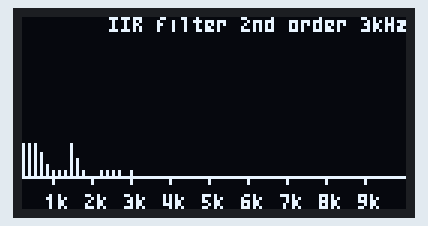
Recording of a sketch running on a simulated Arduino Uno, built with avr-gcc and run on an emulated ATmega328P. Parts: 128×64 one-colour display.

Above: at 0.49 s.
At 5.18 s:
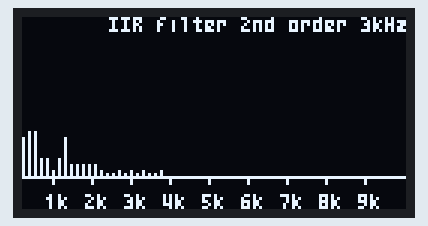
At 10.17 s:
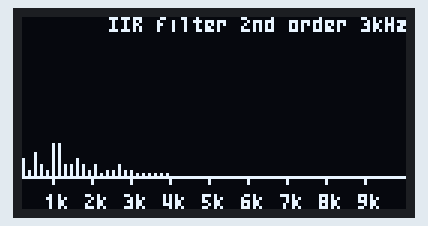
At 19.86 s:
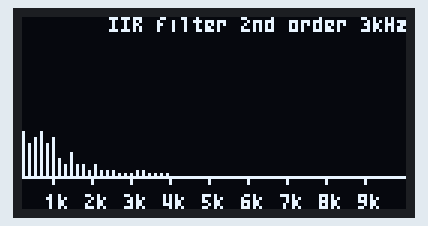
At 29.54 s:
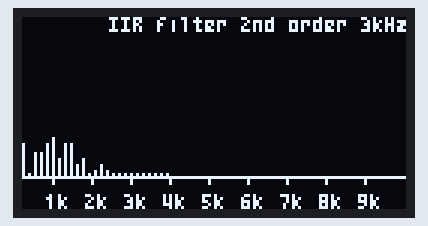
At 39.54 s:
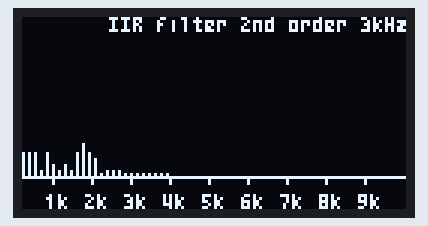

The sketch:

Filter_sweep_test_SpectrumDisplay_IIR.ino
```cpp
/*
  Digital filter spectrum bar graph display program
  This is a Raspberry Pi Pico that displays the results of IIR filtered signal processing as a bar graph on an OLED display.
  Specifically, a second-order Butterworth filter is implemented to display the spectrum of the filtered signal.
  IIR filter 2nd order 3kHz
  2024/06/18 JR3XNW
*/
#include <Arduino.h>
#include <U8g2lib.h>
#include <arduinoFFT.h> // v2.0.2

U8G2_SSD1306_128X64_NONAME_F_HW_I2C u8g2(U8G2_R0);
ArduinoFFT<double> FFT;  // v2.0.2 Explicit data types using templates

// フィルターの係数 (2次のバターワースフィルター)
const int filterOrder = 2;
double b[filterOrder + 1] = { 0.03478604, 0.06957207, 0.03478604 }; // 係数b
double a[filterOrder + 1] = { 1.0, -1.40750534, 0.54664949 }; // 係数a

double filterBufferX[filterOrder + 1] = {0.0};
double filterBufferY[filterOrder + 1] = {0.0};
const int samples = 128; // Number of FFT samples.
const float startFrequency = 100.0;  // Start frequency (Hz)
const float endFrequency = 10000.0;  // End frequency (Hz)

// IIRフィルターの実装
double iirFilter(double input) {
  // 入力をバッファに追加
  for (int i = filterOrder; i > 0; i--) {
    filterBufferX[i] = filterBufferX[i - 1];
    filterBufferY[i] = filterBufferY[i - 1];
  }
  filterBufferX[0] = input;

  // フィルター出力の計算
  double output = 0.0;
  for (int i = 0; i <= filterOrder; i++) {
    output += b[i] * filterBufferX[i];
    if (i > 0) {
      output -= a[i] * filterBufferY[i];
    }
  }
  filterBufferY[0] = output;

  return output;
}

// frequency sweep function.
void frequencySweep(double *vReal, double *vImag) {
  float frequencyStep = (endFrequency - startFrequency) / samples;
  for (int i = 0; i < samples; i++) {
    float currentFrequency = startFrequency + (i * frequencyStep);
    float signal = sin(2 * PI * currentFrequency * millis() / 256.0);
    double filteredSignal = iirFilter(signal);
    vReal[i] = filteredSignal;
    vImag[i] = 0;
  }
}

// FFT and OLED display functions (line graph display).
void displayFFT(double *vReal, double *vImag) {
  FFT.windowing(vReal, samples, FFTWindow::Hamming, FFTDirection::Forward);  // Use new enum types instead of FFT_WIN_TYP_HAMMING and FFT_FORWARD
  FFT.windowing(vImag, samples, FFTWindow::Hamming, FFTDirection::Forward);
  FFT.compute(vReal, vImag, samples, FFTDirection::Forward);  // Change FFT_REVERSE to FFTDirection::Reverse
  FFT.complexToMagnitude(vReal, vImag, samples);  // No change

  // Clear graph drawing area (overwrite with background color).
  // Here, the graph area is overwritten with a black rectangle.
  u8g2.setDrawColor(0); // Set background color (usually black).
  u8g2.drawBox(0, 0, 128, 52); // Clear graph area.
  u8g2.setDrawColor(1); // Re-set the drawing color (white).

  // Drawing FFT results.
  for (int i = 1; i < (samples / 2); i++) {
    int x = map(i, 1, samples / 2, 0, 128);
    int y = map(vReal[i], 0, 24, 53, 0); // Scaling of spectral intensity, changing the third argument (now 14) of the map function
    u8g2.drawLine(x, 53, x, y);
  }

  // Display the text "IIR filter 2nd order 3kHz"
  char str[30] = "IIR filter 2nd order 3kHz";
  byte x = u8g2.getStrWidth(str);
  u8g2.setFont(u8g2_font_micro_tr); // Set the font for the numbers
  u8g2.drawStr(128 - x, 5, str);

  // Send buffer to update screen.
  u8g2.sendBuffer();
  delay(20);
}

void setup() {
  u8g2.begin();
  // Redraw the static content (lines and texts) each time to prevent flickering
  u8g2.drawLine(0, 53, 128, 53);

  for (int xl = 10; xl < 127; xl += 13) {
    u8g2.drawLine(xl, 53, xl, 55);
  }
  u8g2.setFont(u8g2_font_micro_tr); // Set the font for the numbers
  u8g2.drawStr(8, 64, "1k");  //-2 10
  u8g2.drawStr(21, 64, "2k");
  u8g2.drawStr(34, 64, "3k");
  u8g2.drawStr(47, 64, "4k");
  u8g2.drawStr(60, 64, "5k");
  u8g2.drawStr(73, 64, "6k");
  u8g2.drawStr(86, 64, "7k");
  u8g2.drawStr(99, 64, "8k");
  u8g2.drawStr(112, 64, "9k");
}

void loop() {
  double vReal[samples];
  double vImag[samples] = {0}; // Imaginary part is initialized to 0.

  frequencySweep(vReal, vImag);
  displayFFT(vReal, vImag); // Call a function to display FFT results.
}
```
